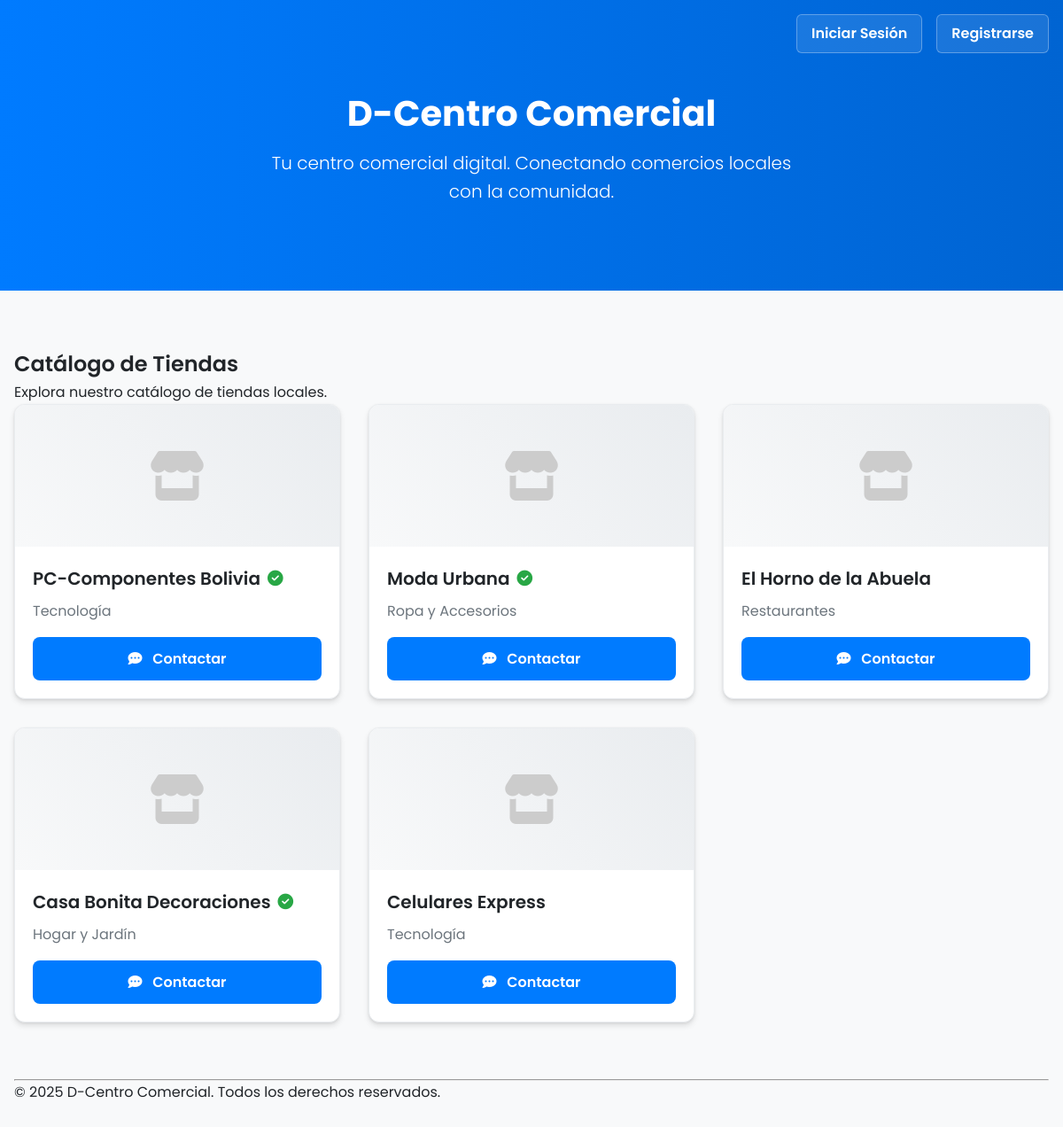
The page / on the database its author committed.
### tables this page shows
CREATE TABLE `tiendas` (
  `id` int NOT NULL AUTO_INCREMENT,
  `nombre` varchar(150) NOT NULL,
  `id_categoria` int NOT NULL,
  `logo` varchar(255) DEFAULT 'default.png',
  `verificada` tinyint(1) NOT NULL DEFAULT '0',
  `fecha_registro` timestamp NULL DEFAULT CURRENT_TIMESTAMP,
  PRIMARY KEY (`id`),
  KEY `id_categoria` (`id_categoria`),
  CONSTRAINT `tiendas_ibfk_1` FOREIGN KEY (`id_categoria`) REFERENCES `categorias` (`id`) ON DELETE CASCADE
);

CREATE TABLE `categorias` (
  `id` int NOT NULL AUTO_INCREMENT,
  `nombre` varchar(100) NOT NULL,
  `icono` varchar(50) NOT NULL COMMENT 'Ej: fas fa-tshirt. Usaremos FontAwesome.',
  PRIMARY KEY (`id`)
);

### index.php (the view, shortened to what this page needs)
<?php
$dsn = 'mysql:host=' . DB_HOST . ';dbname=' . DB_NAME . ';charset=utf8mb4';
$options = [
    PDO::ATTR_ERRMODE            => PDO::ERRMODE_EXCEPTION,
    PDO::ATTR_DEFAULT_FETCH_MODE => PDO::FETCH_OBJ,
    PDO::ATTR_EMULATE_PREPARES   => false,
];
try {
    $pdo = new PDO($dsn, DB_USER, DB_PASS, $options);
} catch (PDOException $e) {
    die('Error de conexión a la base de datos: ' . $e->getMessage());
}
$stmt = $pdo->query("
    SELECT
        tiendas.id,
        tiendas.nombre,
        tiendas.logo,
        tiendas.verificada,
        categorias.nombre as categoria_nombre
    FROM tiendas
    INNER JOIN categorias ON tiendas.id_categoria = categorias.id
    ORDER BY tiendas.fecha_registro DESC
");
$tiendas = $stmt->fetchAll();
require_once 'paginas/includes/header.php';
?>
<h2>Catálogo de Tiendas</h2>
<p>Explora nuestro catálogo de tiendas locales.</p>
<div class="tiendas-grid">
    <?php if (!empty($tiendas)) : ?>
        <?php foreach ($tiendas as $tienda) : ?>
            <div class="tienda-card">
                <div class="tienda-card-logo">
                    <i class="fas fa-store fa-3x" style="color: #ccc;"></i>
                </div>
                <div class="tienda-card-contenido">
                    <h3 class="tienda-card-titulo">
                        <?php echo htmlspecialchars($tienda->nombre); ?>
                        <?php if ($tienda->verificada) : ?>
                            <i class="fas fa-check-circle tienda-card-verificada" title="Tienda Verificada"></i>
                        <?php endif; ?>
                    </h3>
                    <p class="tienda-card-categoria"><?php echo htmlspecialchars($tienda->categoria_nombre); ?></p>
                    <a href="#" class="tienda-card-contacto">
                        <i class="fas fa-comment-dots"></i> Contactar
                    </a>
                </div>
            </div>
        <?php endforeach; ?>
    <?php else : ?>
        <p>No hay tiendas para mostrar en este momento. ¡Vuelve pronto!</p>
    <?php endif; ?>
</div>
<?php
require_once 'paginas/includes/footer.php';
?>

### paginas/includes/header.php (shortened to what this page needs)
<!DOCTYPE html>
<html lang="es">
<head>
    <link rel="stylesheet" href="almacen/css/style.css">
    <link rel="stylesheet" href="https://cdnjs.cloudflare.com/ajax/libs/font-awesome/6.5.2/css/all.min.css">
</head>
<body>
<header class="hero-header">
    <nav class="header-nav">
        <?php if (isset($_SESSION['user_id'])): ?>
            <span class="welcome-message">¡Hola, <?php echo htmlspecialchars($_SESSION['user_nombre']); ?>!</span>
            <a href="logout.php" class="btn-nav">Cerrar Sesión</a>
        <?php else: ?>
            <a href="paginas/login.php" class="btn-nav">Iniciar Sesión</a>
            <a href="paginas/registro.php" class="btn-nav">Registrarse</a>
        <?php endif; ?>
    </nav>
    <div class="container">
        <h1><?php echo SITE_NAME; ?></h1>
        <p>Tu centro comercial digital. Conectando comercios locales con la comunidad.</p>
    </div>
</header>
<main>
    <div class="container">

### paginas/includes/footer.php
</div>
</main>
<footer>
    <div class="container">
        <hr>
        <p>&copy; <?php echo date('Y'); ?> <?php echo SITE_NAME; ?>. Todos los derechos reservados.</p>
    </div>
</footer>
</body>
</html>

### almacen/css/style.css (style rules this page uses)
:root { --font-principal: 'Poppins', sans-serif; --color-primario: #007bff; --color-secundario: #6c757d; --color-fondo: #f8f9fa; --color-superficie: #ffffff; --color-texto-principal: #212529; --color-texto-secundario: #6c757d; --color-exito: #28a745; --sombra-tarjeta: 0 4px 6px rgba(0, 0, 0, 0.1), 0 1px 3px rgba(0, 0, 0, 0.08); --sombra-tarjeta-hover: 0 10px 15px rgba(0, 0, 0, 0.1), 0 4px 6px rgba(0, 0, 0, 0.08); --radio-borde: 12px; --transicion-suave: all 0.3s ease; }
* { box-sizing: border-box; margin: 0; padding: 0; }
body { font-family: var(--font-principal); background-color: var(--color-fondo); color: var(--color-texto-principal); line-height: 1.6; }
.container { max-width: 1200px; margin: 0 auto; padding: 2rem 1rem; }
h1, h2, h3 { font-weight: 600; }
a { color: var(--color-primario); text-decoration: none; }
.hero-header { background: linear-gradient(90deg, rgba(0,123,255,1) 0%, rgba(0,100,210,1) 100%); color: var(--color-superficie); padding: 4rem 1rem; text-align: center; margin-bottom: 2rem; }
.hero-header h1 { font-size: 2.5rem; font-weight: 700; margin-bottom: 0.5rem; }
.hero-header p { font-size: 1.25rem; font-weight: 300; max-width: 600px; margin: 0 auto; }
.tiendas-grid { display: grid; grid-template-columns: repeat(auto-fill, minmax(280px, 1fr)); gap: 2rem; }
.tienda-card { background-color: var(--color-superficie); border: 1px solid #e9ecef; border-radius: var(--radio-borde); box-shadow: var(--sombra-tarjeta); transition: var(--transicion-suave); display: flex; flex-direction: column; overflow: hidden; }
.tienda-card-logo { width: 100%; height: 160px; background-image: linear-gradient(45deg, #f8f9fa 0%, #e9ecef 100%); display: flex; align-items: center; justify-content: center; overflow: hidden; }
.tienda-card-logo .fa-store { color: #ced4da; font-size: 3.5rem; transition: var(--transicion-suave); }
.tienda-card-contenido { padding: 1.25rem; display: flex; flex-direction: column; flex-grow: 1; }
.tienda-card-titulo { font-size: 1.25rem; margin-bottom: 0.5rem; display: flex; align-items: center; }
.tienda-card-verificada { color: var(--color-exito); margin-left: 0.5rem; font-size: 1.1rem; }
.tienda-card-categoria { color: var(--color-texto-secundario); margin-bottom: 1rem; flex-grow: 1; }
.tienda-card-contacto { display: block; text-align: center; padding: 0.75rem; background-color: var(--color-primario); color: var(--color-superficie); border-radius: 8px; font-weight: 600; margin-top: auto; transition: var(--transicion-suave); }
.tienda-card-contacto .fas { margin-right: 0.5rem; }
.header-nav { position: absolute; top: 1rem; right: 1rem; display: flex; gap: 1rem; }
.btn-nav { display: inline-block; padding: 0.5rem 1rem; border-radius: 6px; background-color: rgba(255, 255, 255, 0.1); color: var(--color-superficie); border: 1px solid rgba(255, 255, 255, 0.3); font-weight: 600; transition: var(--transicion-suave); }

### rows shown on the page
tiendas: nombre "PC-Componentes Bolivia", verificada 1 (drawn), id_categoria.nombre "Tecnología"
tiendas: nombre "Moda Urbana", verificada 1 (drawn), id_categoria.nombre "Ropa y Accesorios"
tiendas: nombre "El Horno de la Abuela", id_categoria.nombre "Restaurantes"
tiendas: nombre "Casa Bonita Decoraciones", verificada 1 (drawn), id_categoria.nombre "Hogar y Jardín"
tiendas: nombre "Celulares Express", id_categoria.nombre "Tecnología"

### other values the page prints
SITE_NAME "D-Centro Comercial"
